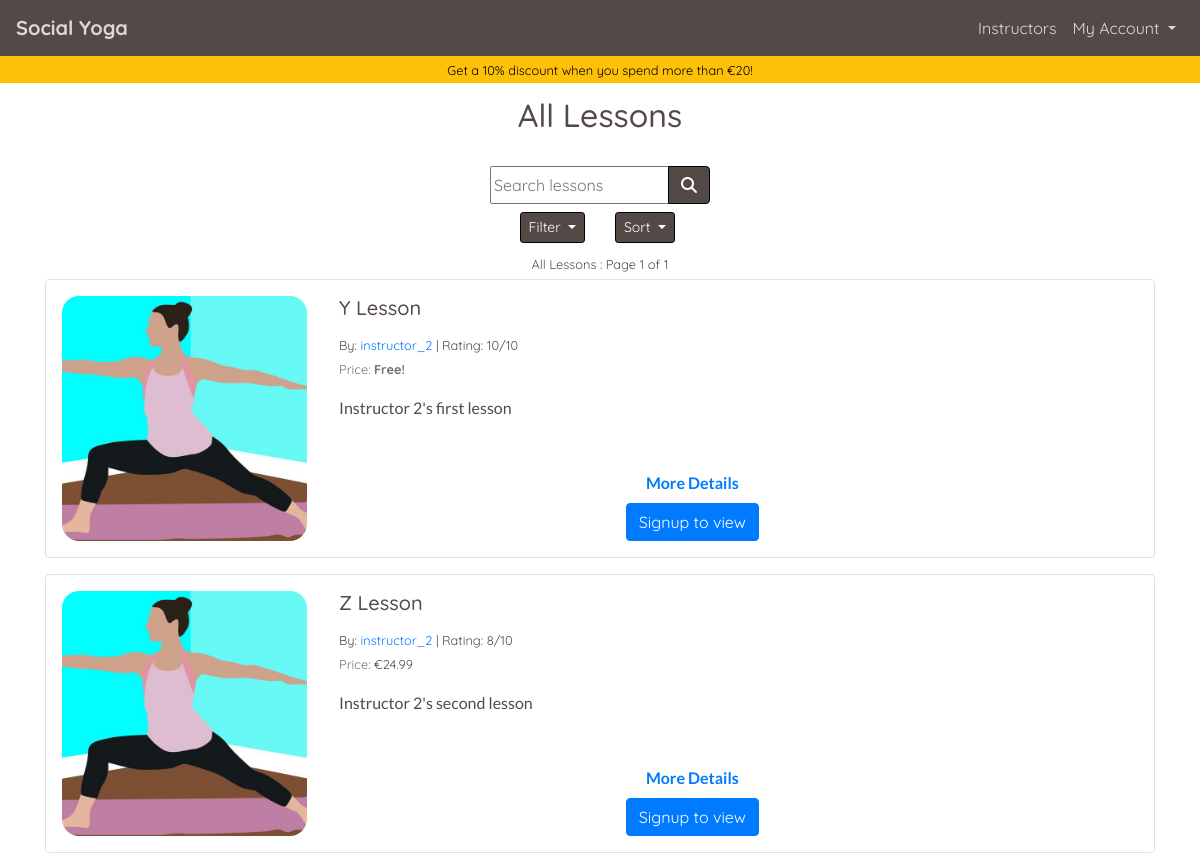
The app's page /lessons/ (upper part), older data.
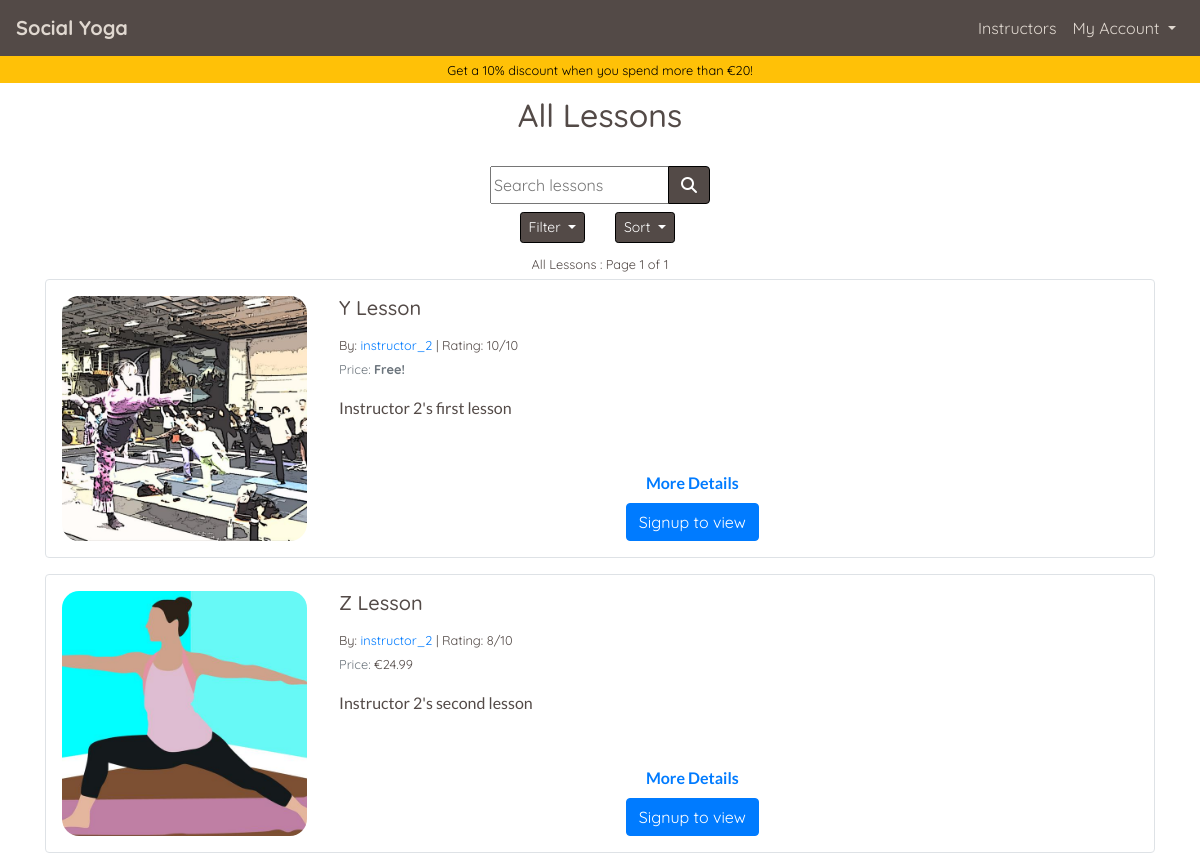
The same page, newer data.
### lessons/models.py (models this page shows, shortened)
class Lesson(models.Model):
    lesson_id = models.CharField(max_length=32,
                                 null=False,
                                 editable=False)
    instructor_profile = models.ForeignKey(UserProfile,
                                           on_delete=models.SET_NULL,
                                           null=True,
                                           blank=True,
                                           related_name='lessons')
    lesson_name = models.CharField(max_length=32,
                                   null=False,
                                   editable=True)
    card_description = models.TextField(max_length=254)
    description = models.TextField(max_length=2048)
    image = ResizedImageField(size=[600, 600],
                              quality=75,
                              crop=['middle', 'center'],
                              force_format='JPEG',
                              upload_to='lesson_images/')
    rating = models.DecimalField(max_digits=5,
                                 decimal_places=0,
                                 null=True, blank=True)
    video_url = models.URLField(max_length=1024,
                                blank=False,
                                null=False)
    time = models.IntegerField(blank=False, null=False)
    is_free = models.BooleanField(default=True)
    price = models.DecimalField(max_digits=6,
                                decimal_places=2,
                                blank=False,
                                null=False,
                                default=0.00)

### profiles/models.py (models this page shows, shortened)
class UserProfile(models.Model):
    user = models.OneToOneField(User, on_delete=models.CASCADE)
    first_name = models.CharField(max_length=50, null=False, blank=False)
    last_name = models.CharField(max_length=50, null=False, blank=False)
    is_instructor = models.BooleanField(default=False)
    requested_instructor_status = models.BooleanField(default=False)
    card_description = models.TextField(max_length=256, blank=True, default='')
    profile_description = models.TextField(max_length=650,
                                           blank=True,
                                           default='')
    image = ResizedImageField(size=[600, 600],
                              quality=75,
                              crop=['middle', 'center'],
                              force_format='JPEG',
                              null=True,
                              blank=True,
                              upload_to='profile_images/')
    rating = models.DecimalField(max_digits=5,
                                 decimal_places=0,
                                 null=True,
                                 blank=True)
    lesson_count = models.IntegerField(default=0, editable=False)
    def __str__(self):
        return self.user.username

### lessons/views.py (the view, shortened to what this page needs)
# urls.py: path('', views.lessons, name='lessons'),
def lessons(request):
    profile = get_profile_or_none(request)
    lessons = (Lesson.objects.all().annotate(
               review_count=Count('reviewedLesson')))
    subscribed_lesson_list = []
    paid_lesson_list = []
    page_title = 'All Lessons'
    sub_title = None
    filter_title = 'All Lessons'
    filter_subtitle = ''
    valid_sort_values = ['lesson_name',
                         'instructor_profile',
                         'rating',
                         'price']
    sortby = 'rating'
    filter_by = 'all_lessons'
    sort_direction = 'desc'
    instructor_to_display = None
    query = ''
    page_number = 1  # Default page number
    lessons_on_page = 5  # No of lessons on a page at once
    if sort_direction == 'asc':
        if sortby == 'rating':
            lessons = lessons.order_by(
                (F(sortby).asc(nulls_last=True)), 'review_count')
        else:
            lessons = lessons.order_by(F(sortby).asc(nulls_last=True))
    else:
        if sortby == 'rating':
            lessons = lessons.order_by(
                (F(sortby).desc(nulls_last=True)), '-review_count')
        else:
            lessons = lessons.order_by(F(sortby).desc(nulls_last=True))
    p = Paginator(lessons, lessons_on_page)
    try:
        page_object = p.page(page_number)
    except EmptyPage:
        messages.error(request, "Page does not exist, returning to page 1")
        page_object = p.page(1)
    template = 'lessons/lessons.html'
    context = {
        'profile': profile,
        'lessons': page_object,
        'subscribed_lesson_list': subscribed_lesson_list,
        'paid_lesson_list': paid_lesson_list,
        'page_title': page_title,
        'sub_title': sub_title,
        'filter_title': filter_title,
        'filter_subtitle': filter_subtitle,
        'sort_by': sortby,
        'sort_direction': sort_direction,
        'filter_by': filter_by,
        'instructor_to_display': instructor_to_display,
        'current_query': query,
        'show_discount_banner': True,
    }
    return render(request, template, context)

### home/contexts.py (called while the page is built)
def purchased_lessons(request):
    profile = get_profile_or_none(request)
    purchased = None
    purchased_lesson_ids = []
    if profile:
        purchased = OrderLineItem.objects.filter(profile=profile)
        if purchased:
            for item in purchased:
                purchased_lesson_ids.append(item.lesson.lesson_id)
    context = {
        'purchased_lessons': purchased,
        'purchased_lesson_ids': purchased_lesson_ids,
    }
    return context

### yoga/utils.py (called while the page is built)
def get_profile_or_none(request):
    try:
        return UserProfile.objects.get(user=request.user)
    except Exception:
        return None

### lessons/templates/lessons/lessons.html (shortened to what this page needs)
{% extends "base.html" %}
{% load static %}
{% block page_header %}
<div class="container header-container">
    <div class="row">
        <div class="col">
            <h1 class="text-center title-text my-3 {% if show_discount_banner %}pt-xl-4{% endif %}" id="lesson-page-title">{{ page_title}}</h1>
        </div>
    </div>
</div>
{% endblock %}
{% block content %}
<div class="container page-contents">
    <div class="row">
        <div class="col-12 mt-2">
            {% include 'lessons/includes/lesson_sorting.html' %}
            <p class="text-center mb-1">
                <strong>
                    <small>
                        {{ filter_title }}{{ filter_subtitle }}{% if lessons %} : Page {{ lessons.number }} of {{ lessons.paginator.num_pages }}{% endif %}
                    </small>
                </strong>
            </p>
            {% if lessons %}
                {% for lesson in lessons %}
                    {% include 'lessons/includes/lesson_card.html' %}
                {% endfor %}
            {% else %}
                {% if instructor_to_display %}
                    <p class="text-center mt-5"><strong>No lesons available</strong></p>
                {% endif %}
            {% endif %}
        </div>
    </div>
</div>
{% endblock %}

### lessons/templates/lessons/includes/lesson_card.html
<div class="card mb-3 border custom-border" style="width: 100%;" id="{{ lesson.lesson_id }}">
    <div class="row no-gutters">
        <div class="col-md-3 d-flex">
            {% if lesson.image %}
                <div class="lesson-card-image-container m-auto p-3 text-center">
                    <img class="lesson-card-image img-fluid" src="{{ lesson.image.url }}" alt="{{ lesson.lesson_name }}">
                </div>
            {% endif %}
        </div>
        <div class="col-md-8">
            <div class="card-body p-3 h-100 d-flex flex-column">
                <h5 class="card-title">{{ lesson.lesson_name }}</h5>
                <p class="card-text mb-0"><small>By: <a href="{% url 'lessons' %}?instructor={{ lesson.instructor_profile.id }}">{{ lesson.instructor_profile }}</a> | Rating: {{ lesson.rating }}{% if lesson.rating %}/10{% endif %}</small></p>
                {% if lesson.price > 0 %}
                    <p class="card-text"><small class="text-muted">Price: </small>
                        {% if lesson.lesson_id in purchased_lesson_ids %}
                            <span class="text-success">
                                <strong><small>Purchased!</small></strong>
                            </span>
                        {% else %}
                            <span>
                                <small>€{{ lesson.price }}</small>
                            </span>
                        {% endif %}
                    </p>
                {% else %}
                    <p class="card-text"><small class="text-muted">Price: <strong>Free!</strong></small></p>
                {% endif %}
                <p class="card-text alt-font">{{ lesson.card_description }}</p>
                <p class="card-text alt-font mb-2 mt-auto text-center text-info"><a href="" onclick="javascript:get_modal_data('{{ lesson.lesson_id }}')" class=""><strong>More Details</strong></a></p>
                <div class="lesson-card-button-container mt-0 w-100 d-flex">
                    <div class="buttons mx-auto">
                        {% if user.is_authenticated %}
                            {% if lesson.lesson_id not in paid_lesson_list and lesson.is_free == False %}
                                {% if lesson.instructor_profile == profile %}
                                    <a class="btn btn-success" href="{% url 'studio' lesson.lesson_id %}" id="start_lesson_button_id_{{ lesson.lesson_id }}" role="button">View Your Lesson</a>
                                {% elif user.is_superuser %}
                                    <a class="btn btn-success" href="{% url 'studio' lesson.lesson_id %}" id="start_lesson_button_id_{{ lesson.lesson_id }}" role="button">View As Superuser</a>
                                {% else %}
                                    <a class="btn btn-warning" href="" onclick="javascript:add_to_basket('{{ lesson.lesson_id }}')" id="add_{{ lesson.lesson_id }}" role="button"><span>{% if lesson.lesson_id in basket_item_ids %}In basket{% else %}€{{ lesson.price }}{% endif %}</span>
                                        <span class="icon">
                                            <i class="fas fa-cart-plus"></i>
                                        </span>
                                    </a>
                                {% endif %}
                            {% elif lesson.lesson_id in subscribed_lesson_list and lesson%}
                                <span class="btn btn-warning button-unsubscribe" id="unsubscribe_lesson_button_id_{{ lesson.lesson_id }}" href="" onclick="javascript:subscribe('false', '{{ lesson.lesson_id }}', '{{ current_filter }}')" role="button">Unsubscribe</span>
                                <span hidden class="btn btn-danger" href="" id="subscribe_lesson_button_id_{{ lesson.lesson_id }}" onclick="javascript:subscribe('true', '{{ lesson.lesson_id }}', '{{ current_filter }}')" role="button">Subscribe to lesson</span>
                                <a class="btn btn-success" href="{% url 'studio' lesson.lesson_id %}" id="start_lesson_button_id_{{ lesson.lesson_id }}" role="button">Start Lesson</a>
                            {% else %}
                                <span hidden class="btn btn-warning button-unsubscribe" id="unsubscribe_lesson_button_id_{{ lesson.lesson_id }}" href="" onclick="javascript:subscribe('false', '{{ lesson.lesson_id }}', '{{ current_filter }}')" role="button">Unsubscribe</span>
                                <span class="btn btn-danger" href="" id="subscribe_lesson_button_id_{{ lesson.lesson_id }}" onclick="javascript:subscribe('true', '{{ lesson.lesson_id }}', '{{ current_filter }}')" role="button">Subscribe to lesson</span>
                                <a hidden class="btn btn-success" href="{% url 'studio' lesson.lesson_id %}" id="start_lesson_button_id_{{ lesson.lesson_id }}" role="button">Start Lesson</a>
                            {% endif %}
                        {% else %}
                            <a class="btn btn-primary" href="{% url 'account_signup' %}" role="button">Signup to view</a>
                        {% endif %}
                    </div>
                </div>
            </div>
        </div>
    </div>
</div>

Row changes from the older to the newer data that the page shows:
changed Lesson "Y Lesson": image: a different picture
